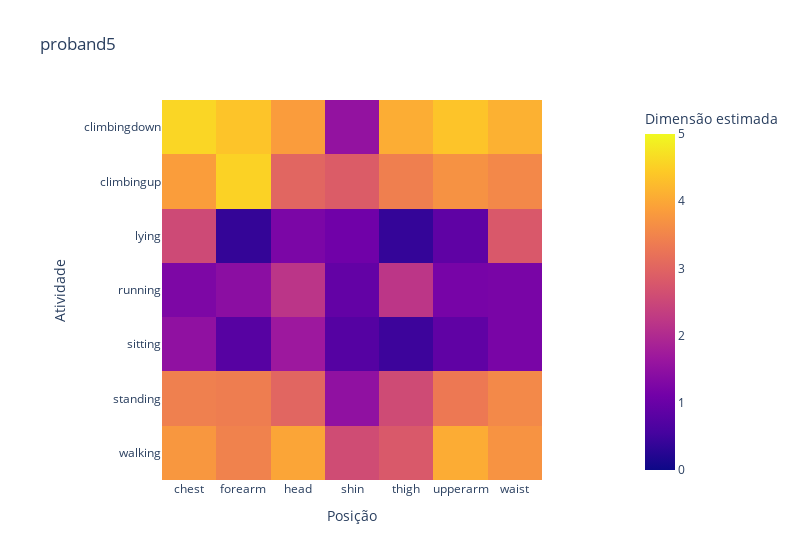

The notebook cell this image was saved under:
### Code cell
fig = px.imshow(DIest, width=800, title=users[nu], zmax=5, zmin=0,
                labels=dict(y='Atividade', x='Posição', color='Dimensão estimada'),
                y=actis,
                x=posis)
fig.show()

### Figure 1 — Plotly figure (JSON) as saved in the notebook; plotly's stock layout.template omitted (floating-point values rounded to 4 significant figures)
{"data": [{"coloraxis": "coloraxis", "hovertemplate": "Posição: %{x}<br>Atividade: %{y}<br>Dimensão estimada: %{z}<extra></extra>", "name": "0", "type": "heatmap", "x": ["chest", "forearm", "head", "shin", "thigh", "upperarm", "waist"], "xaxis": "x", "y": ["climbingdown", "climbingup", "lying", "running", "sitting", "standing", "walking"], "yaxis": "y", "z": [[4.592, 4.365, 3.842, 1.55, 4.067, 4.367, 4.124], [3.865, 4.537, 3.02, 2.864, 3.419, 3.696, 3.552], [2.545, 0.3783, 1.226, 1.091, 0.384, 0.8759, 2.795], [1.256, 1.44, 2.182, 0.9219, 2.205, 1.18, 1.204], [1.51, 0.7714, 1.678, 0.7512, 0.4633, 0.8785, 1.207], [3.43, 3.39, 3.017, 1.509, 2.577, 3.322, 3.562], [3.772, 3.466, 3.962, 2.592, 2.805, 4.057, 3.718]]}], "layout": {"coloraxis": {"cmax": 5, "cmin": 0, "colorbar": {"title": {"text": "Dimensão estimada"}}, "colorscale": [[0, "#0d0887"], [0.1111, "#46039f"], [0.2222, "#7201a8"], [0.3333, "#9c179e"], [0.4444, "#bd3786"], [0.5556, "#d8576b"], [0.6667, "#ed7953"], [0.7778, "#fb9f3a"], [0.8889, "#fdca26"], [1, "#f0f921"]]}, "title": {"text": "proband5"}, "width": 800, "xaxis": {"anchor": "y", "constrain": "domain", "domain": [0, 1], "scaleanchor": "y", "title": {"text": "Posição"}}, "yaxis": {"anchor": "x", "autorange": "reversed", "constrain": "domain", "domain": [0, 1], "title": {"text": "Atividade"}}}}
